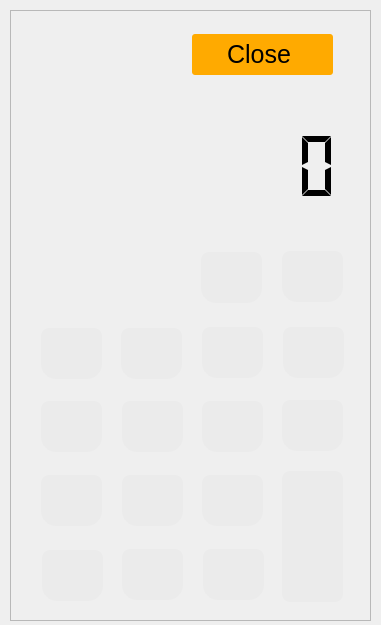
<?xml version="1.0" encoding="UTF-8"?>
<ui version="4.0">
 <class>Form</class>
 <widget class="QWidget" name="Form">
  <property name="geometry">
   <rect>
    <x>0</x>
    <y>0</y>
    <width>381</width>
    <height>625</height>
   </rect>
  </property>
  <property name="windowTitle">
   <string>Form</string>
  </property>
  <widget class="QFrame" name="main_surface">
   <property name="geometry">
    <rect>
     <x>10</x>
     <y>10</y>
     <width>361</width>
     <height>611</height>
    </rect>
   </property>
   <property name="styleSheet">
    <string notr="true">#main_surface{

	background-image: url(:/bg/skin.png);

}


#pushButton_close{

	background-color: rgb(255, 170, 0);
    
   border-radius: 3px;

}


#pushButton_close:pressed{

border: 3px solid rgb(255, 225, 194);
}


#pushButton_clear, #pushButton_div,#pushButton_sub,#pushButton_mul,#pushButton_results,#pushButton_point,
#pushButton_0,#pushButton_1,#pushButton_2,#pushButton_3,#pushButton_4,#pushButton_5,#pushButton_6,
#pushButton_7,#pushButton_8,#pushButton_9 {

	background-color: rgba(221, 221, 221,50);

   border-top-left-radius: 8px;
  border-top-right-radius: 8px;

   border-bottom-left-radius:15px;
  border-bottom-right-radius: 15px;

}

#pushButton_clear:pressed, #pushButton_div:pressed,#pushButton_sub:pressed,#pushButton_mul:pressed,#pushButton_results:pressed,#pushButton_point:pressed,
#pushButton_0:pressed,#pushButton_1:pressed,#pushButton_2:pressed,#pushButton_3:pressed,#pushButton_4:pressed,#pushButton_5:pressed,#pushButton_6:pressed,
#pushButton_7:pressed,#pushButton_8:pressed,#pushButton_9:pressed{

border: 3px solid rgb(238, 238, 238);
}



#pushButton_add{

	background-color: rgba(221, 221, 221,50);
   border-radius:8px;

}




#pushButton_add:pressed{

	border: 3px solid rgb(238, 238, 238);

}</string>
   </property>
   <property name="frameShape">
    <enum>QFrame::StyledPanel</enum>
   </property>
   <property name="frameShadow">
    <enum>QFrame::Raised</enum>
   </property>
   <widget class="QPushButton" name="pushButton_3">
    <property name="geometry">
     <rect>
      <x>192</x>
      <y>465</y>
      <width>61</width>
      <height>51</height>
     </rect>
    </property>
    <property name="minimumSize">
     <size>
      <width>0</width>
      <height>45</height>
     </size>
    </property>
    <property name="styleSheet">
     <string notr="true"/>
    </property>
    <property name="text">
     <string/>
    </property>
   </widget>
   <widget class="QPushButton" name="pushButton_clear">
    <property name="geometry">
     <rect>
      <x>191</x>
      <y>242</y>
      <width>61</width>
      <height>51</height>
     </rect>
    </property>
    <property name="minimumSize">
     <size>
      <width>0</width>
      <height>45</height>
     </size>
    </property>
    <property name="font">
     <font>
      <pointsize>12</pointsize>
     </font>
    </property>
    <property name="styleSheet">
     <string notr="true"/>
    </property>
    <property name="text">
     <string/>
    </property>
   </widget>
   <widget class="QPushButton" name="pushButton_4">
    <property name="geometry">
     <rect>
      <x>31</x>
      <y>391</y>
      <width>61</width>
      <height>51</height>
     </rect>
    </property>
    <property name="minimumSize">
     <size>
      <width>0</width>
      <height>45</height>
     </size>
    </property>
    <property name="styleSheet">
     <string notr="true"/>
    </property>
    <property name="text">
     <string/>
    </property>
   </widget>
   <widget class="QPushButton" name="pushButton_mul">
    <property name="geometry">
     <rect>
      <x>273</x>
      <y>317</y>
      <width>61</width>
      <height>51</height>
     </rect>
    </property>
    <property name="minimumSize">
     <size>
      <width>0</width>
      <height>45</height>
     </size>
    </property>
    <property name="styleSheet">
     <string notr="true"/>
    </property>
    <property name="text">
     <string/>
    </property>
   </widget>
   <widget class="QPushButton" name="pushButton_9">
    <property name="geometry">
     <rect>
      <x>192</x>
      <y>317</y>
      <width>61</width>
      <height>51</height>
     </rect>
    </property>
    <property name="minimumSize">
     <size>
      <width>0</width>
      <height>45</height>
     </size>
    </property>
    <property name="styleSheet">
     <string notr="true"/>
    </property>
    <property name="text">
     <string/>
    </property>
   </widget>
   <widget class="QPushButton" name="pushButton_results">
    <property name="geometry">
     <rect>
      <x>193</x>
      <y>539</y>
      <width>61</width>
      <height>51</height>
     </rect>
    </property>
    <property name="minimumSize">
     <size>
      <width>0</width>
      <height>45</height>
     </size>
    </property>
    <property name="styleSheet">
     <string notr="true"/>
    </property>
    <property name="text">
     <string/>
    </property>
   </widget>
   <widget class="QPushButton" name="pushButton_1">
    <property name="geometry">
     <rect>
      <x>31</x>
      <y>465</y>
      <width>61</width>
      <height>51</height>
     </rect>
    </property>
    <property name="minimumSize">
     <size>
      <width>0</width>
      <height>45</height>
     </size>
    </property>
    <property name="styleSheet">
     <string notr="true"/>
    </property>
    <property name="text">
     <string/>
    </property>
   </widget>
   <widget class="QPushButton" name="pushButton_5">
    <property name="geometry">
     <rect>
      <x>112</x>
      <y>391</y>
      <width>61</width>
      <height>51</height>
     </rect>
    </property>
    <property name="minimumSize">
     <size>
      <width>0</width>
      <height>45</height>
     </size>
    </property>
    <property name="styleSheet">
     <string notr="true"/>
    </property>
    <property name="text">
     <string/>
    </property>
   </widget>
   <widget class="QPushButton" name="pushButton_close">
    <property name="geometry">
     <rect>
      <x>182</x>
      <y>24</y>
      <width>141</width>
      <height>41</height>
     </rect>
    </property>
    <property name="font">
     <font>
      <pointsize>19</pointsize>
     </font>
    </property>
    <property name="text">
     <string>Close </string>
    </property>
   </widget>
   <widget class="QPushButton" name="pushButton_add">
    <property name="geometry">
     <rect>
      <x>272</x>
      <y>461</y>
      <width>61</width>
      <height>131</height>
     </rect>
    </property>
    <property name="minimumSize">
     <size>
      <width>0</width>
      <height>45</height>
     </size>
    </property>
    <property name="styleSheet">
     <string notr="true"/>
    </property>
    <property name="text">
     <string/>
    </property>
   </widget>
   <widget class="QPushButton" name="pushButton_sub">
    <property name="geometry">
     <rect>
      <x>272</x>
      <y>390</y>
      <width>61</width>
      <height>51</height>
     </rect>
    </property>
    <property name="minimumSize">
     <size>
      <width>0</width>
      <height>45</height>
     </size>
    </property>
    <property name="styleSheet">
     <string notr="true"/>
    </property>
    <property name="text">
     <string/>
    </property>
   </widget>
   <widget class="QPushButton" name="pushButton_7">
    <property name="geometry">
     <rect>
      <x>31</x>
      <y>318</y>
      <width>61</width>
      <height>51</height>
     </rect>
    </property>
    <property name="minimumSize">
     <size>
      <width>0</width>
      <height>45</height>
     </size>
    </property>
    <property name="styleSheet">
     <string notr="true"/>
    </property>
    <property name="text">
     <string/>
    </property>
   </widget>
   <widget class="QPushButton" name="pushButton_point">
    <property name="geometry">
     <rect>
      <x>112</x>
      <y>539</y>
      <width>61</width>
      <height>51</height>
     </rect>
    </property>
    <property name="minimumSize">
     <size>
      <width>0</width>
      <height>45</height>
     </size>
    </property>
    <property name="styleSheet">
     <string notr="true"/>
    </property>
    <property name="text">
     <string/>
    </property>
   </widget>
   <widget class="QPushButton" name="pushButton_6">
    <property name="geometry">
     <rect>
      <x>192</x>
      <y>391</y>
      <width>61</width>
      <height>51</height>
     </rect>
    </property>
    <property name="minimumSize">
     <size>
      <width>0</width>
      <height>45</height>
     </size>
    </property>
    <property name="styleSheet">
     <string notr="true"/>
    </property>
    <property name="text">
     <string/>
    </property>
   </widget>
   <widget class="QPushButton" name="pushButton_8">
    <property name="geometry">
     <rect>
      <x>111</x>
      <y>318</y>
      <width>61</width>
      <height>51</height>
     </rect>
    </property>
    <property name="minimumSize">
     <size>
      <width>0</width>
      <height>45</height>
     </size>
    </property>
    <property name="styleSheet">
     <string notr="true"/>
    </property>
    <property name="text">
     <string/>
    </property>
   </widget>
   <widget class="QPushButton" name="pushButton_0">
    <property name="geometry">
     <rect>
      <x>32</x>
      <y>540</y>
      <width>61</width>
      <height>51</height>
     </rect>
    </property>
    <property name="minimumSize">
     <size>
      <width>0</width>
      <height>45</height>
     </size>
    </property>
    <property name="styleSheet">
     <string notr="true"/>
    </property>
    <property name="text">
     <string/>
    </property>
   </widget>
   <widget class="QPushButton" name="pushButton_div">
    <property name="geometry">
     <rect>
      <x>272</x>
      <y>241</y>
      <width>61</width>
      <height>51</height>
     </rect>
    </property>
    <property name="minimumSize">
     <size>
      <width>0</width>
      <height>45</height>
     </size>
    </property>
    <property name="styleSheet">
     <string notr="true"/>
    </property>
    <property name="text">
     <string/>
    </property>
   </widget>
   <widget class="QLCDNumber" name="lcdNumber">
    <property name="geometry">
     <rect>
      <x>31</x>
      <y>106</y>
      <width>301</width>
      <height>101</height>
     </rect>
    </property>
    <property name="font">
     <font>
      <pointsize>8</pointsize>
     </font>
    </property>
    <property name="styleSheet">
     <string notr="true"/>
    </property>
    <property name="frameShape">
     <enum>QFrame::NoFrame</enum>
    </property>
    <property name="digitCount">
     <number>8</number>
    </property>
    <property name="segmentStyle">
     <enum>QLCDNumber::Flat</enum>
    </property>
   </widget>
   <widget class="QPushButton" name="pushButton_2">
    <property name="geometry">
     <rect>
      <x>112</x>
      <y>465</y>
      <width>61</width>
      <height>51</height>
     </rect>
    </property>
    <property name="minimumSize">
     <size>
      <width>0</width>
      <height>45</height>
     </size>
    </property>
    <property name="styleSheet">
     <string notr="true"/>
    </property>
    <property name="text">
     <string/>
    </property>
   </widget>
  </widget>
 </widget>
 <resources>
  <include location="bg/rsc.qrc"/>
 </resources>
 <connections/>
</ui>
